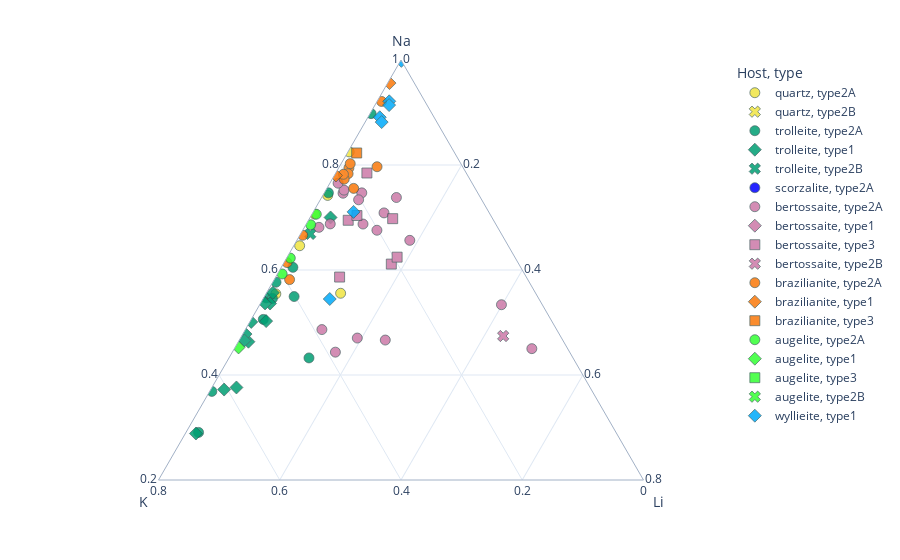

Here is the notebook cell this chart was saved with:
### Markdown cell above
# Ternary plot

### Code cell
A = 'Na'
B = 'K'
C = 'Li'

#define subset within dataset
df_subset = df_FI.loc[:, [A, B, C]]

#combine calculated data with metadata
df_subset[['sample', 'piece', 'field', 'analysis', 'Host', 'Phases','type']] = df_FI[['sample', 'piece', 'field', 'analysis', 'Host', 'Phases','type']]


#ternary plot of normalized subset
fig2 = px.scatter_ternary(df_subset, a=A, b=B, c=C,
                          hover_data=['sample',"piece",'field','analysis',df_subset.index],
                          symbol = "type", color="Host",
                          template='plotly_white',
                          color_discrete_map=colors_map,
#                           labels={A: 'CO<sub>2</sub>',
#                                   B: 'N<sub>2</sub>', 
#                                   C: 'CH<sub>4</sub>'}
                         )

fig2.update_traces(marker=dict(size=10, 
                              line=dict(width=0.7,
                                        color='DarkSlateGrey')),
                  selector=dict(mode='markers'),
                  opacity=0.85)

fig2.update_ternaries(aaxis_min=0.2)

# fig2.update_layout(title_x=0.2, 
#                   title_text="Vapor composition FI - " #+ df_subset.iloc[0][7], 
#                  )

# fig2.write_image(data_dir+"figures/plot_ternary_NaKLi_mol.pdf")# + df_subset.iloc[0][7] + ".pdf")

# print(df_subset.loc[79])

fig2.show()

### Figure 1 — Plotly figure (JSON) as saved in the notebook; plotly's stock layout.template omitted (floating-point values rounded to 4 significant figures; data arrays with more than 128 entries replaced by an {"elided": "..."} marker saying what was removed)
{"data": [{"a": [null, null, 45420.0, 39990.0, null, null, null, null, 55480.0, 68390.0, null, null, null, 42740.0, null, null, 50870.0, 42100.0, 54460.0, null, null, null, null, null, null, null, null, null, null, null, null, null, null, null, null, 29100.0, 30240.0, 47120.0, null, null, null, null, null, null], "b": [null, null, 18600.0, 39040.0, null, null, null, null, 11640.0, null, null, null, null, 33090.0, null, null, 17140.0, 50130.0, 29000.0, null, null, null, null, null, null, null, null, null, null, null, null, null, null, null, null, 52980.0, 17510.0, 32720.0, null, null, null, null, null, null], "c": [null, null, 273.7, null, null, null, null, null, 138.2, null, null, null, null, 1256.0, null, null, 546.2, null, 818.4, null, null, null, null, null, null, null, null, null, null, null, null, null, null, null, null, null, 6672.0, null, null, null, null, null, null, null], "customdata": {"elided": "44x5 mixed values"}, "hovertemplate": "Host=quartz<br>type=type2A<br>Na=%{a}<br>K=%{b}<br>Li=%{c}<br>sample=%{customdata[0]}<br>piece=%{customdata[1]}<br>field=%{customdata[2]}<br>analysis=%{customdata[3]}<br>index=%{customdata[4]}<extra></extra>", "legendgroup": "quartz, type2A", "marker": {"color": "rgb(240,228,66)", "line": {"color": "DarkSlateGrey", "width": 0.7}, "size": 10, "symbol": "circle"}, "mode": "markers", "name": "quartz, type2A", "opacity": 0.85, "showlegend": true, "subplot": "ternary", "type": "scatterternary"}, {"a": [null], "b": [null], "c": [null], "customdata": [["BU18FA19", "D", "ffore2", "fi06", 152]], "hovertemplate": "Host=quartz<br>type=type2B<br>Na=%{a}<br>K=%{b}<br>Li=%{c}<br>sample=%{customdata[0]}<br>piece=%{customdata[1]}<br>field=%{customdata[2]}<br>analysis=%{customdata[3]}<br>index=%{customdata[4]}<extra></extra>", "legendgroup": "quartz, type2B", "marker": {"color": "rgb(240,228,66)", "line": {"color": "DarkSlateGrey", "width": 0.7}, "size": 10, "symbol": "x"}, "mode": "markers", "name": "quartz, type2B", "opacity": 0.85, "showlegend": true, "subplot": "ternary", "type": "scatterternary"}, {"a": [null, null, null, null, 33320.0, null, null, null, null, 39370.0, null, null, null, null, null, 17670.0, 38630.0, 35670.0, null, 33890.0, null, null, null, null, null, null, null, null, null, null, null, 19550.0, 30230.0, 42430.0, 25510.0, 19670.0, 48340.0], "b": [null, null, null, null, 27350.0, null, null, null, null, 28780.0, null, null, null, null, null, 12800.0, 27460.0, 22160.0, null, 27260.0, null, null, null, null, null, null, null, null, null, null, null, 19680.0, 28330.0, 13990.0, 43420.0, 46600.0, 5405.0], "c": [null, null, null, null, 259.0, null, null, null, null, 3510.0, null, null, null, null, null, 168.1, null, 1130.0, null, 930.3, null, null, null, null, null, null, null, null, null, null, null, 5962.0, 1189.0, 386.6, 249.7, 1403.0, 94.89], "customdata": {"elided": "37x5 mixed values"}, "hovertemplate": "Host=trolleite<br>type=type2A<br>Na=%{a}<br>K=%{b}<br>Li=%{c}<br>sample=%{customdata[0]}<br>piece=%{customdata[1]}<br>field=%{customdata[2]}<br>analysis=%{customdata[3]}<br>index=%{customdata[4]}<extra></extra>", "legendgroup": "trolleite, type2A", "marker": {"color": "rgb(0,158,115)", "line": {"color": "DarkSlateGrey", "width": 0.7}, "size": 10, "symbol": "circle"}, "mode": "markers", "name": "trolleite, type2A", "opacity": 0.85, "showlegend": true, "subplot": "ternary", "type": "scatterternary"}, {"a": [null, 53600.0, 27140.0, null, null, null, null, null, 32400.0, 31020.0, 28760.0, null, null, null, 37940.0, 24120.0, 32200.0, null, 34430.0, 36470.0, 29470.0, 21410.0, 28510.0, null, null, null, null, null, null, null, null, null, null, 25520.0, 22110.0], "b": [null, 20380.0, 30450.0, null, null, null, null, null, 27400.0, 30730.0, 31140.0, null, null, null, 17100.0, 39230.0, 25050.0, null, 28760.0, 31010.0, 27620.0, 51500.0, 32170.0, null, null, null, null, null, null, null, null, null, null, 43530.0, 34270.0], "c": [null, 2587.0, 972.8, null, null, null, null, null, 372.5, 150.5, 273.1, null, null, null, null, 1430.0, 600.5, null, 1023.0, 514.1, 1538.0, 1297.0, 539.8, null, null, null, null, null, null, null, null, null, null, null, 2377.0], "customdata": {"elided": "35x5 mixed values"}, "hovertemplate": "Host=trolleite<br>type=type1<br>Na=%{a}<br>K=%{b}<br>Li=%{c}<br>sample=%{customdata[0]}<br>piece=%{customdata[1]}<br>field=%{customdata[2]}<br>analysis=%{customdata[3]}<br>index=%{customdata[4]}<extra></extra>", "legendgroup": "trolleite, type1", "marker": {"color": "rgb(0,158,115)", "line": {"color": "DarkSlateGrey", "width": 0.7}, "size": 10, "symbol": "diamond"}, "mode": "markers", "name": "trolleite, type1", "opacity": 0.85, "showlegend": true, "subplot": "ternary", "type": "scatterternary"}, {"a": [21810.0, 22170.0, null], "b": [21110.0, 10450.0, null], "c": [null, 529.8, null], "customdata": [["BU18FA20", "E", "ff1", "fi01", 46], ["BU18FA20", "E", "ff1", "fi02", 47], ["BU18FA20", "G", "ff1", "fi04", 84]], "hovertemplate": "Host=trolleite<br>type=type2B<br>Na=%{a}<br>K=%{b}<br>Li=%{c}<br>sample=%{customdata[0]}<br>piece=%{customdata[1]}<br>field=%{customdata[2]}<br>analysis=%{customdata[3]}<br>index=%{customdata[4]}<extra></extra>", "legendgroup": "trolleite, type2B", "marker": {"color": "rgb(0,158,115)", "line": {"color": "DarkSlateGrey", "width": 0.7}, "size": 10, "symbol": "x"}, "mode": "markers", "name": "trolleite, type2B", "opacity": 0.85, "showlegend": true, "subplot": "ternary", "type": "scatterternary"}, {"a": [null, null, null, null, null, null, null, null, null, null, null, null], "b": [null, null, null, null, null, null, null, null, null, null, null, null], "c": [null, null, null, null, null, null, null, null, null, null, null, null], "customdata": [["BU18FA22", "B", "ff2", "fi01", 28], ["BU18FA22", "B", "ff2", "fi02", 29], ["BU18FA22", "B", "ff2", "fi03", 30], ["BU18FA22", "B", "ff2", "fi04", 31], ["BU18FA22", "B", "ff2", "fi05", 32], ["BU18FA22", "B", "ff2", "fi06", 33], ["BU18FA20", "A", "ff1", "fi01", 91], ["BU18FA20", "A", "ff4", "fi01", 92], ["BU18FA20", "I", "ff1", "fi01", 93], ["BU18FA22", "D", "ff1", "fi01", 94], ["BU18FA22", "D", "ff1", "fi02", 95], ["BU18FA22", "D", "ff1", "fi03", 96]], "hovertemplate": "Host=scorzalite<br>type=type2A<br>Na=%{a}<br>K=%{b}<br>Li=%{c}<br>sample=%{customdata[0]}<br>piece=%{customdata[1]}<br>field=%{customdata[2]}<br>analysis=%{customdata[3]}<br>index=%{customdata[4]}<extra></extra>", "legendgroup": "scorzalite, type2A", "marker": {"color": "rgb(0,0,255)", "line": {"color": "DarkSlateGrey", "width": 0.7}, "size": 10, "symbol": "circle"}, "mode": "markers", "name": "scorzalite, type2A", "opacity": 0.85, "showlegend": true, "subplot": "ternary", "type": "scatterternary"}, {"a": [35390.0, 15570.0, 27190.0, null, null, null, 42920.0, null, null, null, null, null, 36380.0, null, null, null, null, null, null, 27610.0, 39740.0, null, 18030.0, 39460.0, 13880.0, 26360.0, 29490.0, 9145.0, 35830.0, null, 20020.0, null, 35280.0, 37290.0, 38230.0, 27580.0, 27600.0, 12960.0, 32260.0, 25750.0, 19670.0, 39830.0, 30110.0, 35200.0], "b": [10610.0, 11150.0, 8106.0, null, null, null, null, null, null, null, null, null, 13620.0, null, null, null, null, null, null, 36070.0, 26110.0, null, 15710.0, 17070.0, 8703.0, 8392.0, 11690.0, 1200.0, 12360.0, null, 4797.0, null, 10220.0, 10770.0, 12990.0, 5178.0, 30580.0, 1636.0, 8260.0, 7694.0, 15650.0, 10160.0, 7376.0, 9743.0], "c": [null, 6381.0, 1139.0, null, null, null, 4950.0, null, null, null, null, null, null, null, null, null, null, null, null, null, null, null, 6913.0, 1393.0, 7162.0, 3586.0, 1689.0, 9967.0, null, null, 5681.0, null, 1401.0, 659.9, null, 4611.0, null, 9682.0, 2671.0, 4666.0, 5104.0, null, 4997.0, 3033.0], "customdata": {"elided": "44x5 mixed values"}, "hovertemplate": "Host=bertossaite<br>type=type2A<br>Na=%{a}<br>K=%{b}<br>Li=%{c}<br>sample=%{customdata[0]}<br>piece=%{customdata[1]}<br>field=%{customdata[2]}<br>analysis=%{customdata[3]}<br>index=%{customdata[4]}<extra></extra>", "legendgroup": "bertossaite, type2A", "marker": {"color": "rgb(204,121,167)", "line": {"color": "DarkSlateGrey", "width": 0.7}, "size": 10, "symbol": "circle"}, "mode": "markers", "name": "bertossaite, type2A", "opacity": 0.85, "showlegend": true, "subplot": "ternary", "type": "scatterternary"}, {"a": [null, null, 41480.0], "b": [null, null, 2814.0], "c": [null, null, null], "customdata": [["BU18FA20", "F", "ff1", "fi05", 105], ["BU18FA20", "B", "ff4", "fi05", 115], ["BU18FA22", "C", "ff2", "fi02", 244]], "hovertemplate": "Host=bertossaite<br>type=type1<br>Na=%{a}<br>K=%{b}<br>Li=%{c}<br>sample=%{customdata[0]}<br>piece=%{customdata[1]}<br>field=%{customdata[2]}<br>analysis=%{customdata[3]}<br>index=%{customdata[4]}<extra></extra>", "legendgroup": "bertossaite, type1", "marker": {"color": "rgb(204,121,167)", "line": {"color": "DarkSlateGrey", "width": 0.7}, "size": 10, "symbol": "diamond"}, "mode": "markers", "name": "bertossaite, type1", "opacity": 0.85, "showlegend": true, "subplot": "ternary", "type": "scatterternary"}, {"a": [45150.0, 31920.0, null, 52090.0, null, null, 31010.0, 47050.0, null, 73750.0, 58460.0, 48340.0, null, 47790.0], "b": [15580.0, 10980.0, null, 10880.0, null, null, 9644.0, 32710.0, null, 28910.0, 18340.0, 25380.0, null, 11290.0], "c": [4261.0, 9317.0, null, 3411.0, null, null, 9007.0, null, null, null, 6269.0, 8690.0, null, 9410.0], "customdata": [["BU18FA20", "C", "ff1", "fi01", 34], ["BU18FA20", "C", "ff1", "fi02", 35], ["BU18FA20", "C", "ff1", "fi03", 36], ["BU18FA20", "C", "ff1", "fi04", 37], ["BU18FA20", "C", "ff1", "fi06", 98], ["BU18FA20", "C", "ff1", "fi07", 99], ["BU18FA20", "C", "ff1", "fi08", 100], ["BU18FA20", "C", "ff1", "fi09", 101], ["BU18FA20", "C", "ff1", "fi010", 102], ["BU18FA20", "B", "ff4", "fi01", 111], ["BU18FA20", "B", "ff4", "fi02", 112], ["BU18FA20", "B", "ff4", "fi03", 113], ["BU18FA20", "B", "ff4", "fi04", 114], ["BU18FA04", "A", "ff3", "fi04", 197]], "hovertemplate": "Host=bertossaite<br>type=type3<br>Na=%{a}<br>K=%{b}<br>Li=%{c}<br>sample=%{customdata[0]}<br>piece=%{customdata[1]}<br>field=%{customdata[2]}<br>analysis=%{customdata[3]}<br>index=%{customdata[4]}<extra></extra>", "legendgroup": "bertossaite, type3", "marker": {"color": "rgb(204,121,167)", "line": {"color": "DarkSlateGrey", "width": 0.7}, "size": 10, "symbol": "square"}, "mode": "markers", "name": "bertossaite, type3", "opacity": 0.85, "showlegend": true, "subplot": "ternary", "type": "scatterternary"}, {"a": [3807.0, 11870.0], "b": [757.2, 6371.0], "c": [3463.0, null], "customdata": [["BU18FA20", "B", "ff2", "fi04", 41], ["BU18FA04", "B", "ff7", "fi05", 238]], "hovertemplate": "Host=bertossaite<br>type=type2B<br>Na=%{a}<br>K=%{b}<br>Li=%{c}<br>sample=%{customdata[0]}<br>piece=%{customdata[1]}<br>field=%{customdata[2]}<br>analysis=%{customdata[3]}<br>index=%{customdata[4]}<extra></extra>", "legendgroup": "bertossaite, type2B", "marker": {"color": "rgb(204,121,167)", "line": {"color": "DarkSlateGrey", "width": 0.7}, "size": 10, "symbol": "x"}, "mode": "markers", "name": "bertossaite, type2B", "opacity": 0.85, "showlegend": true, "subplot": "ternary", "type": "scatterternary"}, {"a": [null, 34650.0, null, null, 33610.0, null, null, null, null, null, null, null, null, null, null, null, null, null, 42090.0, 35780.0, 3769.0, 33830.0, 34540.0, 47210.0, 47210.0, 35110.0, 27170.0, 42090.0, 42090.0, 42090.0, 31010.0, 33790.0, 34620.0, 42090.0, 39230.0], "b": [null, 8239.0, null, null, 8388.0, null, null, null, null, null, null, null, null, null, null, null, null, null, null, 17670.0, 67820.0, 20990.0, 6119.0, null, null, 7983.0, 18350.0, null, null, null, 8225.0, 9063.0, 9021.0, null, 3047.0], "c": [null, 739.2, null, null, 902.7, null, null, null, null, null, null, null, null, null, null, null, null, null, null, 257.3, 770.7, 265.9, 2694.0, null, null, 653.7, 1184.0, null, null, null, 1814.0, 862.9, 614.3, null, 313.7], "customdata": {"elided": "35x5 mixed values"}, "hovertemplate": "Host=brazilianite<br>type=type2A<br>Na=%{a}<br>K=%{b}<br>Li=%{c}<br>sample=%{customdata[0]}<br>piece=%{customdata[1]}<br>field=%{customdata[2]}<br>analysis=%{customdata[3]}<br>index=%{customdata[4]}<extra></extra>", "legendgroup": "brazilianite, type2A", "marker": {"color": "rgb(250,120,10)", "line": {"color": "DarkSlateGrey", "width": 0.7}, "size": 10, "symbol": "circle"}, "mode": "markers", "name": "brazilianite, type2A", "opacity": 0.85, "showlegend": true, "subplot": "ternary", "type": "scatterternary"}, {"a": [35680.0, null, null, null, null, null, 40060.0], "b": [1526.0, null, null, null, null, null, 11160.0], "c": [113.2, null, null, null, null, null, 140.1], "customdata": [["BU18FA32", "A", "ff1", "fi01", 58], ["BU18FA32", "B", "ff2", "fi01", 106], ["BU18FA32", "B", "ff2", "fi03", 108], ["BU18FA32", "B", "ff2", "fi05", 110], ["BU18FA02a", "A", "ff1", "fi01", 189], ["BU18FA02a", "A", "ff1", "fi04", 192], ["BU18FA02a", "B", "ff4", "fi01", 253]], "hovertemplate": "Host=brazilianite<br>type=type1<br>Na=%{a}<br>K=%{b}<br>Li=%{c}<br>sample=%{customdata[0]}<br>piece=%{customdata[1]}<br>field=%{customdata[2]}<br>analysis=%{customdata[3]}<br>index=%{customdata[4]}<extra></extra>", "legendgroup": "brazilianite, type1", "marker": {"color": "rgb(250,120,10)", "line": {"color": "DarkSlateGrey", "width": 0.7}, "size": 10, "symbol": "diamond"}, "mode": "markers", "name": "brazilianite, type1", "opacity": 0.85, "showlegend": true, "subplot": "ternary", "type": "scatterternary"}, {"a": [null, 57540.0, null, null, null, null], "b": [null, 11300.0, null, null, null, null], "c": [null, 1082.0, null, null, null, null], "customdata": [["BU18FA32", "A", "ff1", "fi02", 59], ["BU18FA32", "A", "ff1", "fi03", 60], ["BU18FA32", "A", "ff1", "fi04", 61], ["BU18FA32", "C", "ff1", "fi03", 70], ["BU18FA32", "C", "ff1", "fi04", 71], ["BU18FA32", "C", "ff1", "fi05", 72]], "hovertemplate": "Host=brazilianite<br>type=type3<br>Na=%{a}<br>K=%{b}<br>Li=%{c}<br>sample=%{customdata[0]}<br>piece=%{customdata[1]}<br>field=%{customdata[2]}<br>analysis=%{customdata[3]}<br>index=%{customdata[4]}<extra></extra>", "legendgroup": "brazilianite, type3", "marker": {"color": "rgb(250,120,10)", "line": {"color": "DarkSlateGrey", "width": 0.7}, "size": 10, "symbol": "square"}, "mode": "markers", "name": "brazilianite, type3", "opacity": 0.85, "showlegend": true, "subplot": "ternary", "type": "scatterternary"}, {"a": [null, null, null, null, null, 45330.0, 41760.0, null, null, 45350.0, 50600.0, 43390.0, 40130.0, null, null, 44100.0, 35310.0, 36150.0], "b": [null, null, null, null, null, 18400.0, 24810.0, null, null, 27040.0, 11080.0, 19340.0, 27080.0, null, null, 21150.0, 37610.0, 34710.0], "c": [null, null, null, null, null, 461.0, null, null, null, 441.3, null, 504.4, 524.5, null, null, null, null, null], "customdata": [["BU18FA19(2)", "A", "ff1", "fi02", 205], ["BU18FA19(2)", "A", "ff1", "fi03", 206], ["BU18FA19(2)", "A", "ff1", "fi04", 207], ["BU18FA19(2)", "A", "ff1", "fi05", 208], ["BU18FA19(2)", "A", "ff1", "fi06", 209], ["BU18FA19(2)", "A", "ff1", "fi07", 210], ["BU18FA19(2)", "A", "ff1", "fi08", 211], ["BU18FA19(2)", "A", "ff2", "fi01", 213], ["BU18FA19(2)", "A", "ff2", "fi02", 214], ["BU18FA19(2)", "A", "ff2", "fi03", 215], ["BU18FA19(2)", "A", "ff2", "fi04", 216], ["BU18FA19(2)", "A", "ff2", "fi05", 217], ["BU18FA19(2)", "A", "ff2b", "fi01", 218], ["BU18FA19(2)", "A", "ff2b", "fi02", 219], ["BU18FA19(2)", "A", "ff2b", "fi04", 221], ["BU18FA19(2)", "A", "ff2", "fi06", 264], ["BU18FA19(2)", "A", "ff2", "fi07", 265], ["BU18FA19(2)", "A", "ff1", "fi010", 269]], "hovertemplate": "Host=augelite<br>type=type2A<br>Na=%{a}<br>K=%{b}<br>Li=%{c}<br>sample=%{customdata[0]}<br>piece=%{customdata[1]}<br>field=%{customdata[2]}<br>analysis=%{customdata[3]}<br>index=%{customdata[4]}<extra></extra>", "legendgroup": "augelite, type2A", "marker": {"color": "rgb(51,255,51)", "line": {"color": "DarkSlateGrey", "width": 0.7}, "size": 10, "symbol": "circle"}, "mode": "markers", "name": "augelite, type2A", "opacity": 0.85, "showlegend": true, "subplot": "ternary", "type": "scatterternary"}, {"a": [31200.0], "b": [37350.0], "c": [395.9], "customdata": [["BU18FA19(2)", "A", "ff1", "fi01", 204]], "hovertemplate": "Host=augelite<br>type=type1<br>Na=%{a}<br>K=%{b}<br>Li=%{c}<br>sample=%{customdata[0]}<br>piece=%{customdata[1]}<br>field=%{customdata[2]}<br>analysis=%{customdata[3]}<br>index=%{customdata[4]}<extra></extra>", "legendgroup": "augelite, type1", "marker": {"color": "rgb(51,255,51)", "line": {"color": "DarkSlateGrey", "width": 0.7}, "size": 10, "symbol": "diamond"}, "mode": "markers", "name": "augelite, type1", "opacity": 0.85, "showlegend": true, "subplot": "ternary", "type": "scatterternary"}, {"a": [43480.0, null, null], "b": [19700.0, null, null], "c": [null, null, null], "customdata": [["BU18FA19(2)", "A", "ff1b", "fi01", 203], ["BU18FA19(2)", "A", "ff2b", "fi03", 220], ["BU18FA19(2)", "A", "ff2b", "fi05", 222]], "hovertemplate": "Host=augelite<br>type=type3<br>Na=%{a}<br>K=%{b}<br>Li=%{c}<br>sample=%{customdata[0]}<br>piece=%{customdata[1]}<br>field=%{customdata[2]}<br>analysis=%{customdata[3]}<br>index=%{customdata[4]}<extra></extra>", "legendgroup": "augelite, type3", "marker": {"color": "rgb(51,255,51)", "line": {"color": "DarkSlateGrey", "width": 0.7}, "size": 10, "symbol": "square"}, "mode": "markers", "name": "augelite, type3", "opacity": 0.85, "showlegend": true, "subplot": "ternary", "type": "scatterternary"}, {"a": [39410.0], "b": [17380.0], "c": [null], "customdata": [["BU18FA19(2)", "A", "ff1", "fi09", 212]], "hovertemplate": "Host=augelite<br>type=type2B<br>Na=%{a}<br>K=%{b}<br>Li=%{c}<br>sample=%{customdata[0]}<br>piece=%{customdata[1]}<br>field=%{customdata[2]}<br>analysis=%{customdata[3]}<br>index=%{customdata[4]}<extra></extra>", "legendgroup": "augelite, type2B", "marker": {"color": "rgb(51,255,51)", "line": {"color": "DarkSlateGrey", "width": 0.7}, "size": 10, "symbol": "x"}, "mode": "markers", "name": "augelite, type2B", "opacity": 0.85, "showlegend": true, "subplot": "ternary", "type": "scatterternary"}, {"a": [26060.0, 48890.0, null, 36220.0, 52860.0, 48200.0, 47920.0, 46600.0], "b": [16510.0, 3116.0, null, 11360.0, 12.32, 3298.0, 4817.0, 4810.0], "c": [5266.0, 1061.0, null, 3385.0, 74.02, 1230.0, 1047.0, 1439.0], "customdata": [["BU18FA32", "AII", "incC", "fi01", 223], ["BU18FA32", "AII", "incC", "fi02", 224], ["BU18FA32", "AII", "incC", "fi03", 225], ["BU18FA32", "AII", "incC", "fi04", 226], ["BU18FA32", "AII", "incC", "fi05", 227], ["BU18FA32", "AII", "incC", "fi06", 266], ["BU18FA32", "AII", "incC", "fi07", 267], ["BU18FA32", "AII", "incC", "fi08", 268]], "hovertemplate": "Host=wyllieite<br>type=type1<br>Na=%{a}<br>K=%{b}<br>Li=%{c}<br>sample=%{customdata[0]}<br>piece=%{customdata[1]}<br>field=%{customdata[2]}<br>analysis=%{customdata[3]}<br>index=%{customdata[4]}<extra></extra>", "legendgroup": "wyllieite, type1", "marker": {"color": "rgb(0,170,250)", "line": {"color": "DarkSlateGrey", "width": 0.7}, "size": 10, "symbol": "diamond"}, "mode": "markers", "name": "wyllieite, type1", "opacity": 0.85, "showlegend": true, "subplot": "ternary", "type": "scatterternary"}], "layout": {"legend": {"title": {"text": "Host, type"}, "tracegroupgap": 0}, "margin": {"t": 60}, "ternary": {"aaxis": {"min": 0.2, "title": {"text": "Na"}}, "baxis": {"title": {"text": "K"}}, "caxis": {"title": {"text": "Li"}}, "domain": {"x": [0, 1], "y": [0, 1]}}}}
